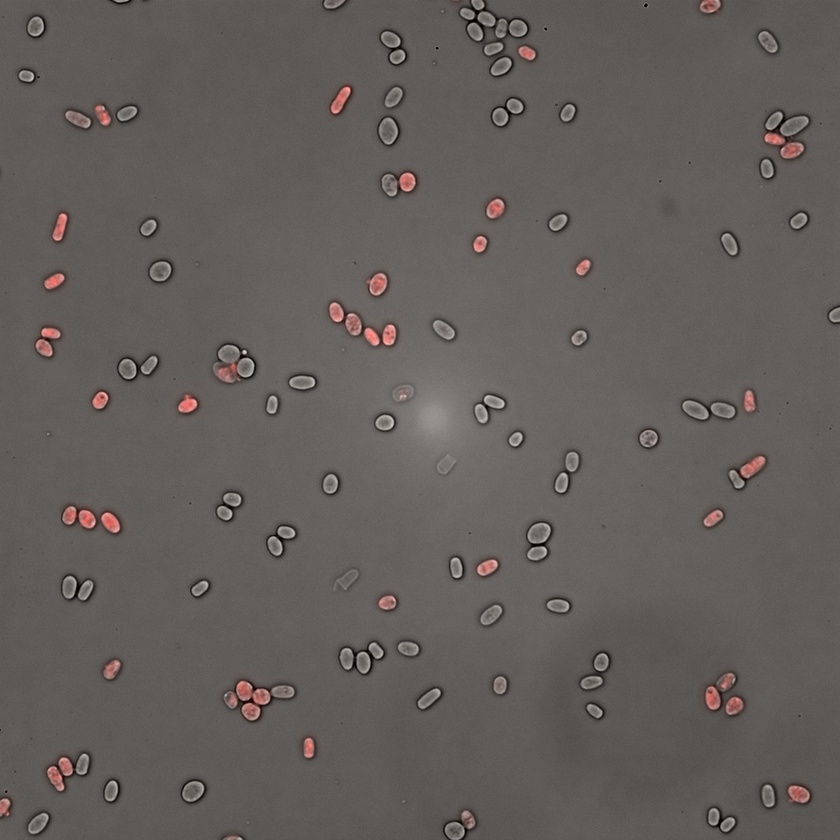
#> input picture test_image_2.jpg, 840 x 840 px, shrunk from 2048 x 2048 before the run
$ python -i countCells.py   (imports and definitions only)
#> lines starting #> are read from the running program, lines starting #| are printed output that depends on the picture
# Matthew Beltran
# 10/22/2024

import numpy as np
import matplotlib.pyplot as plt

from PIL import Image, ImageFilter

from skimage import color
from skimage.transform import hough_circle, hough_circle_peaks
from skimage.feature import canny
from skimage.draw import circle_perimeter
from skimage.util import img_as_ubyte

# [1 line not run here, left out]

def countCells(imageLoc):
    # open image
#> called with imageLoc = 'test_image_2.jpg'
    im_original = Image.open(imageLoc, mode='r')
#> im_original is the input picture: PIL image 840x840 RGB; mean R, G, B 98.4, 93.4, 90.3

    # find cells

    # convert to greyscale
    im = im_original.convert("L")

    # blur to reduce background noise
    im = im.filter(ImageFilter.BoxBlur(1))

    # [19 lines of commented-out code are left out]
    edges = canny(img_as_ubyte(im))
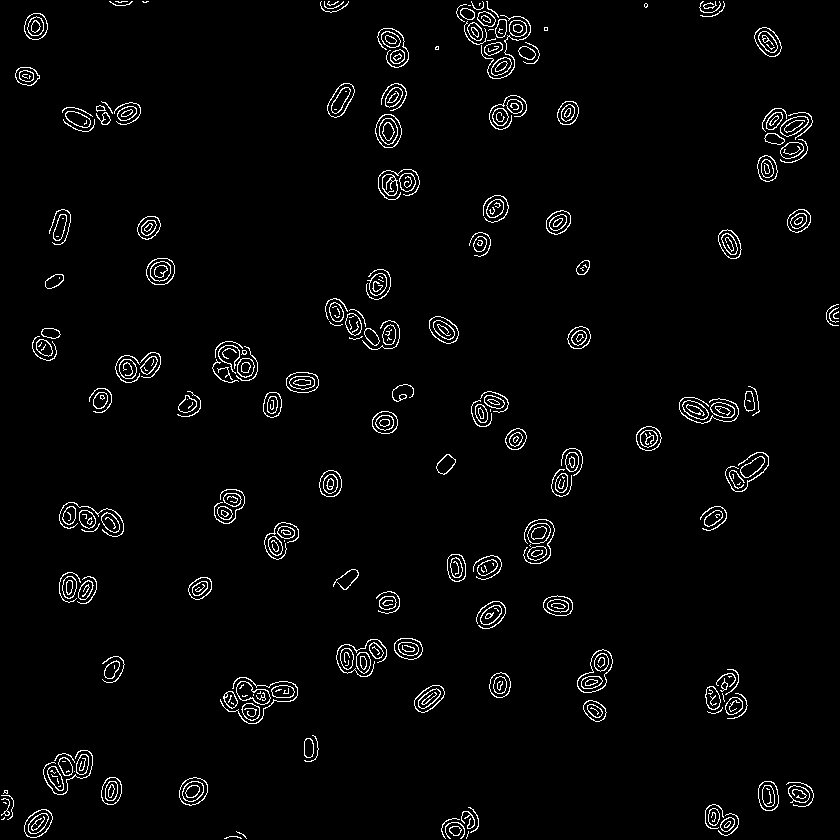
#> edges: shape (840, 840) bool; 2.7% white in thin lines or dots


    # Circle Identification parameters
    min_radius = 10
    max_radius = 50
    circle_quality = 0.3

    # Hough circle identification
    hough_radii = np.arange(min_radius,max_radius,1)
    hough_res = hough_circle(edges, hough_radii)
    accums, cx, cy, radii = hough_circle_peaks(hough_res, hough_radii, min_xdistance=max_radius, min_ydistance=max_radius, threshold=circle_quality)
#> accums = 58 values, max 0.889 at index 0, min 0.328 at index 57, mean 0.578; cx = 58 values, max 836 at index 49, min 36 at index 2, mean 411.1; cy = 58 values, max 822 at index 37, min 1 at index 57, mean 417.1; radii = 58 values, max 17 at index 56, min 10 at index 3, mean 10.64


    # remove overlapping circles
    no_overlapping = False
    while no_overlapping == False:
        no_overlapping = True
        overlap_ind = []
        for i in range(len(radii)-1):
            for j in range(i+1,len(radii)):
                if pow(cx[i]-cx[j],2) + pow(cy[i]-cy[j],2) < pow(radii[i]+radii[j],2):
                    # track indices to remove
                    overlap_ind = np.append(overlap_ind,j)
                    no_overlapping = False

            if no_overlapping == False:
                #remove circle j
                ind = overlap_ind.astype(int)
                accums = np.delete(accums,ind)
                cx = np.delete(cx,ind)
                cy = np.delete(cy,ind)
                radii = np.delete(radii,ind)
                print(len(radii))
                break


    # Draw them
    fig, ax = plt.subplots(ncols=1, nrows=1, figsize=(10, 4))
    image = color.gray2rgb(img_as_ubyte(im))
    for center_y, center_x, radius in zip(cy, cx, radii):
        circy, circx = circle_perimeter(center_y, center_x, radius, shape=image.shape)
        image[circy, circx] = (220, 20, 20)
#> this loop made 58 passes
#> (center_y, center_x, radius) on passes 1 to 12: (438, 648, 12), (28, 518, 12), (24, 36, 11), (398, 101, 10), (207, 493, 10), (114, 567, 10), (422, 386, 11), (219, 800, 10), (687, 499, 10), (333, 448, 10), (485, 330, 11), (649, 412, 10)
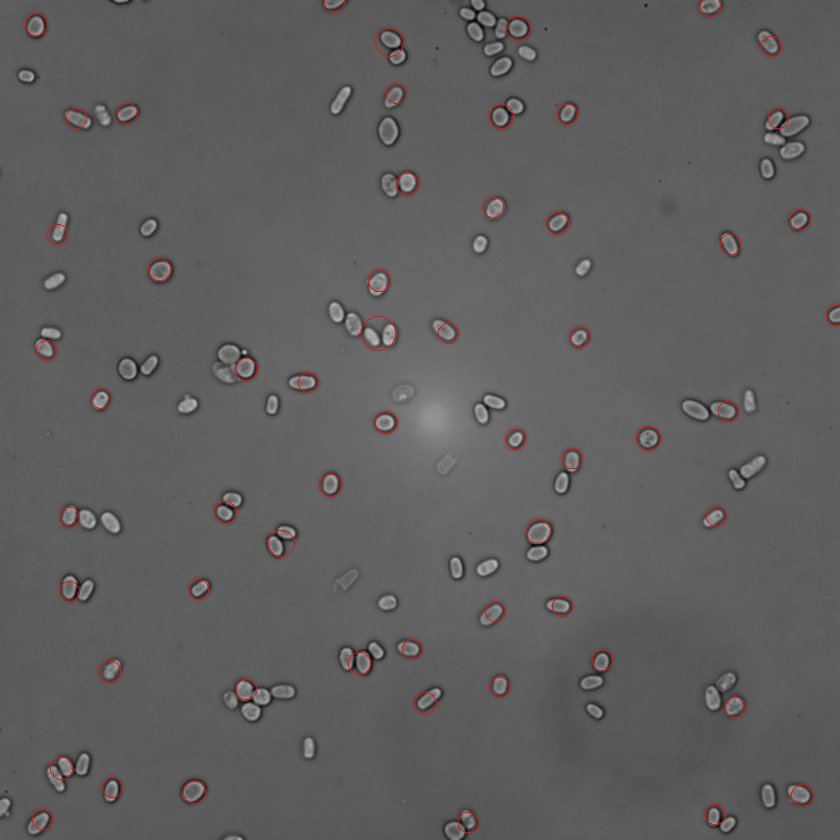
#> image: shape (840, 840, 3); mean R, G, B 95.3, 94.3, 94.3

    ax.imshow(image, cmap=plt.cm.gray)
    plt.show()


    # Count Dead cells

    # subtract GB channels from R
    im = im_original
    for i in range(im.size[0]):
        for j in range(im.size[1]):
            pixDiff = im.getpixel((i,j))[0] - np.max(im.getpixel((i,j))[1:2])
            if pixDiff < 0:
                im.putpixel((i,j),(0,0,0))
            else:
                im.putpixel((i,j),(pixDiff,0,0))
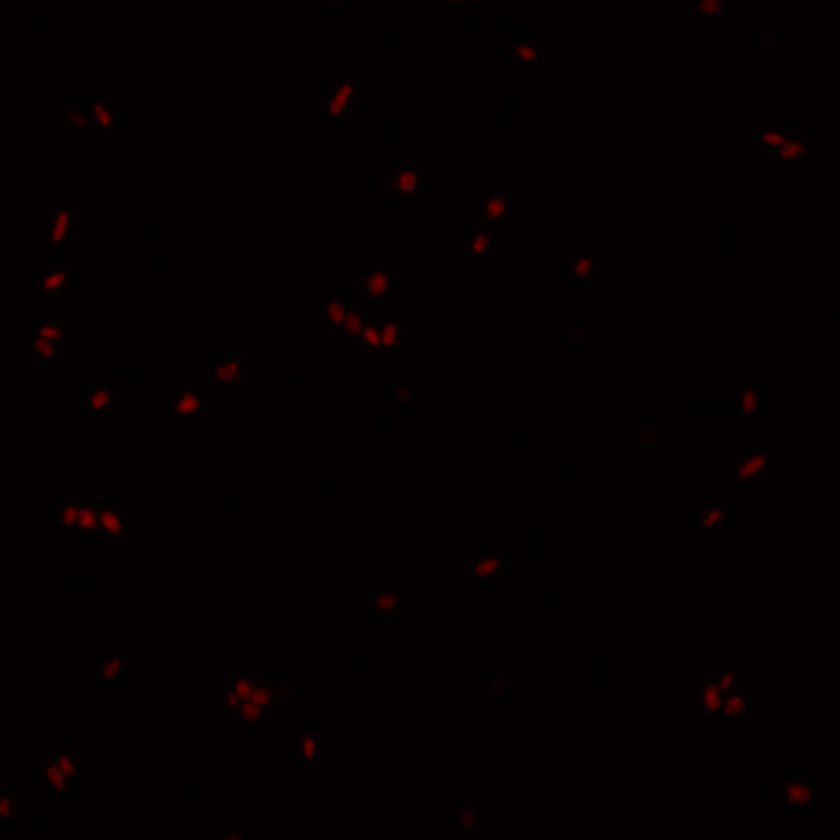
#> im: PIL image 840x840 RGB; mean R, G, B 5, 0, 0


    im = im.filter(ImageFilter.MaxFilter(3))
    im = im.filter(ImageFilter.GaussianBlur(3))


    # save modified image for testing
    im.save("editted_image.tif")

    #pix = im_original.load()
    avgRed = np.mean(list(im.getdata(0)))
#> avgRed = 5.35
    red_cell_count = 0
    for i in range(len(cx)):
        if im.getpixel([cx[i],cy[i]])[0] > avgRed:
            red_cell_count+= 1
#> this loop made 58 passes
#> after the loop, red_cell_count = 23


    # return number of cells
    #cellInfo = (len(radii), red_cell_count)
    cellInfo = "done"

    return cellInfo

def testCount(imageLoc):

    return "testing"

>>> result = countCells('test_image_2.jpg')
